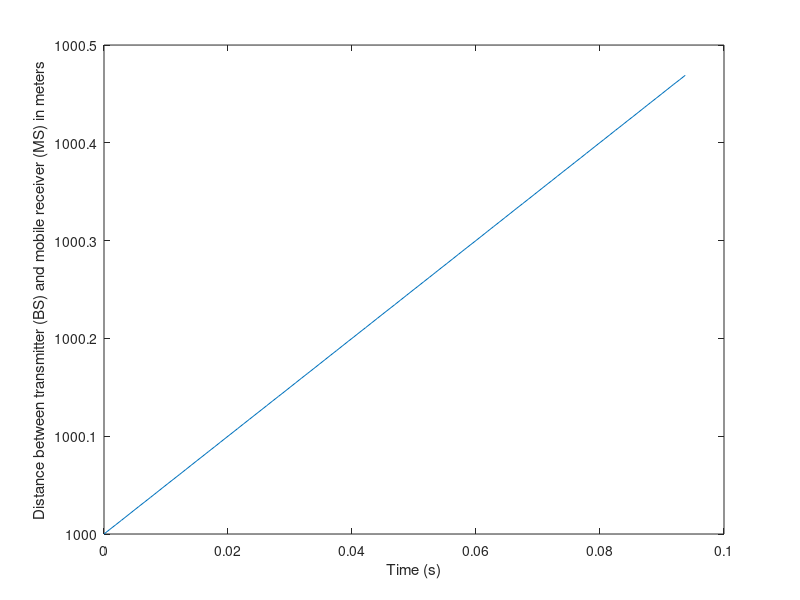
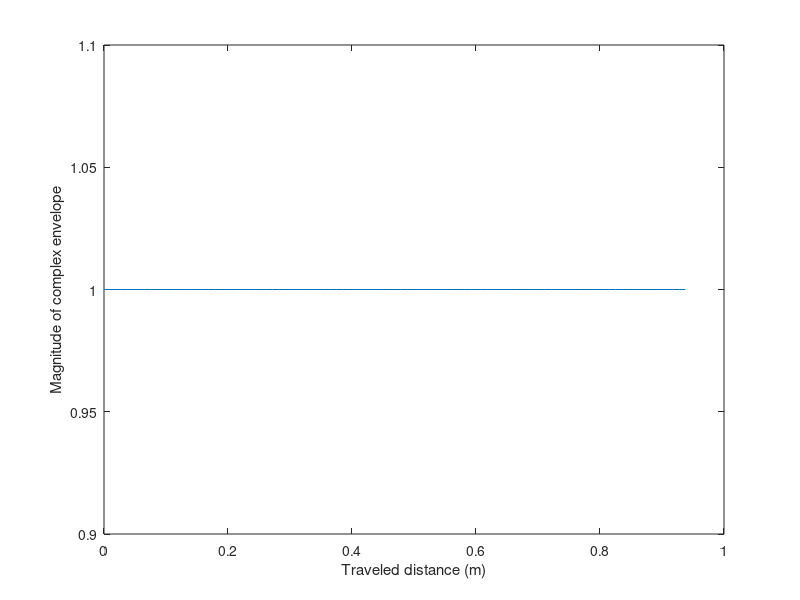
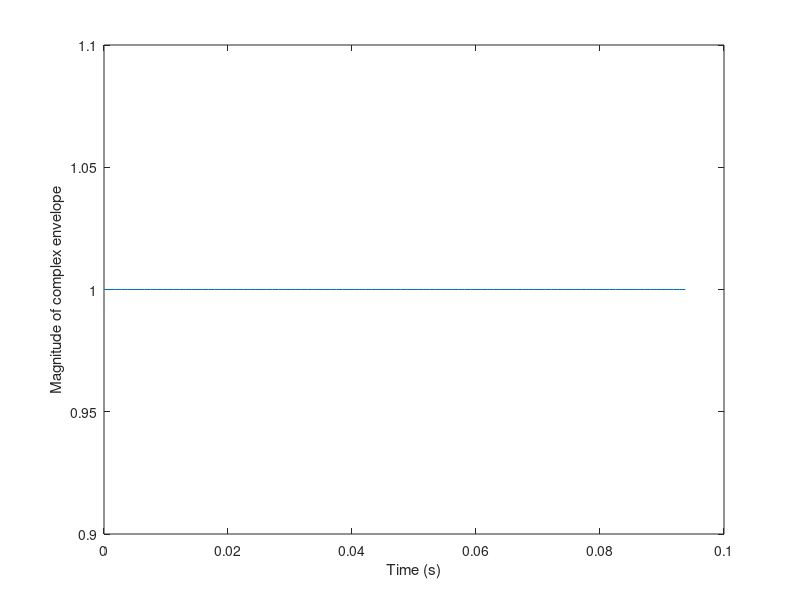
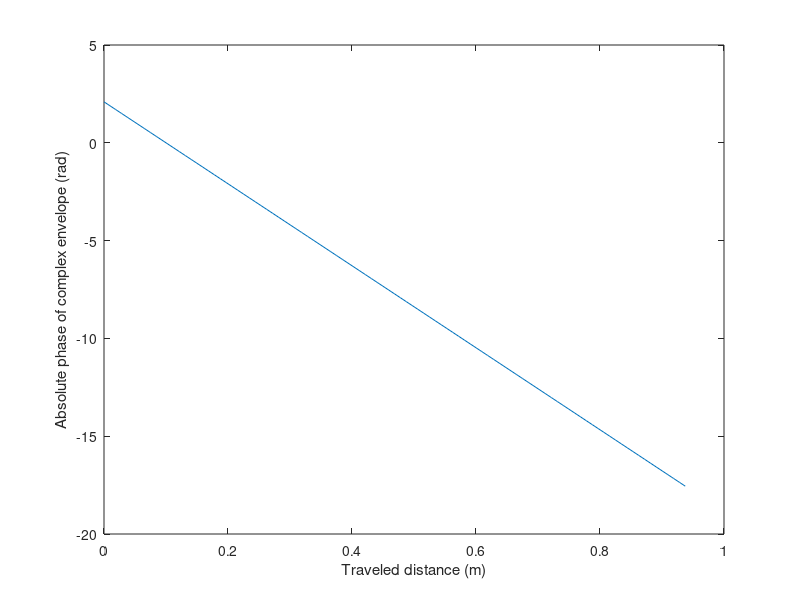

Reproduce these figures in MATLAB, in order.
%
% project413
%
% ======================================================================
clear
close all
clc
% basic inputs ==========================================================

fc=2000;     % MHz  Carrier frequency
F=16;        % sampling rate: fraction of wave length
V=10;        %  m/s MS1 speed 
NFFT=128;    % Number of points in FFT
Nsamples=100 % Number of samples 

% geometry inputs ========================================================

dBS=1000;     % distance of BS to origin 
alpha = 120;   % degree. Angle of BS-MS with MS route 

% inidirect gemeotric parameters ========================================

BSx=dBS*cosd(alpha);  % loc of BS x-coord
BSy=dBS*sind(alpha);  % loc of BS y-coord

% indirect parameters ===================================================
lambdac=300/fc;    % m wavelength
Dx=lambdac/F;      % m sampling spacing 
ts=Dx/V;          % s time sampling interval
fs=1/ts;           % Hz sampling frequency
kc=2*pi/lambdac;   % propagation constant

timeaxis=ts.*[0:Nsamples];     % s  elapsed time axis
disaxis=Dx.*[0:Nsamples];      % n  traveled distance axis 

MSx=V.*timeaxis;    % MS route sampling points

% radio path length ==================================================== 

distBSMS=sqrt((BSx-MSx).^2+(BSy).^2);

figure,plot(timeaxis,distBSMS)
xlabel('Time (s)');
ylabel('Distance between transmitter (BS) and mobile receiver (MS) in meters');

% complex envelope: amplitude and phase ================================
r=exp(-j*kc.*distBSMS);

figure,plot(disaxis,abs(r))
xlabel('Traveled distance (m)')
ylabel('Magnitude of complex envelope')

figure,plot(timeaxis,abs(r))
xlabel('Time (s)')
ylabel('Magnitude of complex envelope')

figure,plot(disaxis,unwrap(angle(r)))
xlabel('Traveled distance (m)')
ylabel('Absolute phase of complex envelope (rad)')

figure,plot(timeaxis,unwrap(angle(r)))
xlabel('Time (s)')
ylabel('Absolute phase of complex envelope (rad)')

figure,plot(disaxis,angle(r))
xlabel('Traveled distance (m)')
ylabel('Modulo-\pi phase of complex envelope (rad)')
axis([0 1 -3.5 3.5])

% complex envelope spectrum ============================================
spectrumr=fftshift((abs(fft(r,NFFT))).^2);
freqaxis=[0:NFFT-1]*fs/NFFT-fs/2;
figure,plot(freqaxis,10*log10(spectrumr)-max(10*log10(spectrumr)))
xlabel('Doppler shift (Hz)')
ylabel('Normalized frquency response (dB)')


